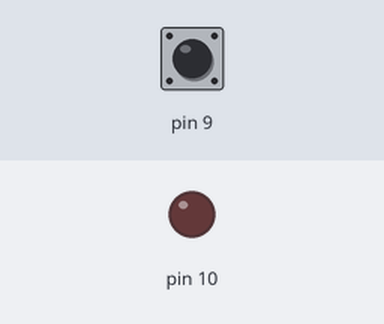
The sketch below on a simulated Arduino Uno, built with avr-gcc and run on an emulated ATmega328P. On the bench: output pins drawn as LEDs (lit = HIGH). The test bench sets the inputs (shaded band); at power-on: pin 9 LOW.

Above: at 1.2 s.
1.3 s: pin 9 driven HIGH
At 1.7 s:
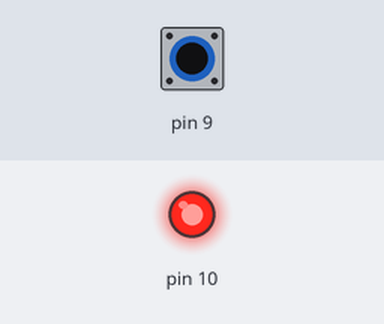
4.3 s: pin 9 driven LOW
At 5.0 s:
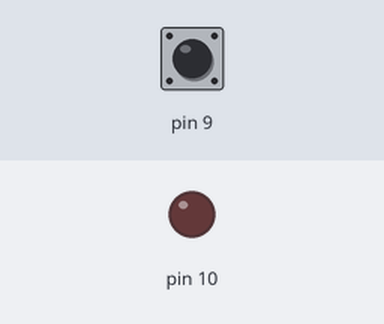
Timing chart, 0 to 7.3 s (numbered marks = the images above; inputs shaded):
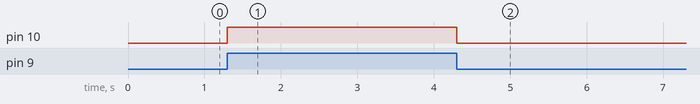

Measured:
- after the input at 1.3 s, pin 10: LOW → HIGH at once
- after the input at 4.3 s, pin 10: HIGH → LOW at once

The sketch:

sketch.ino
```cpp
void setup() {
  // put your setup code here, to run once:
  pinMode(10, OUTPUT);
  pinMode(9, INPUT);
}

void loop() {
  // put your main code here, to run repeatedly:
  if(digitalRead(9) == HIGH){
    digitalWrite(10, HIGH);
    delay(500);
    digitalWrite(10, LOW);
  }
  Serial.println(digitalRead(9));
}
```
